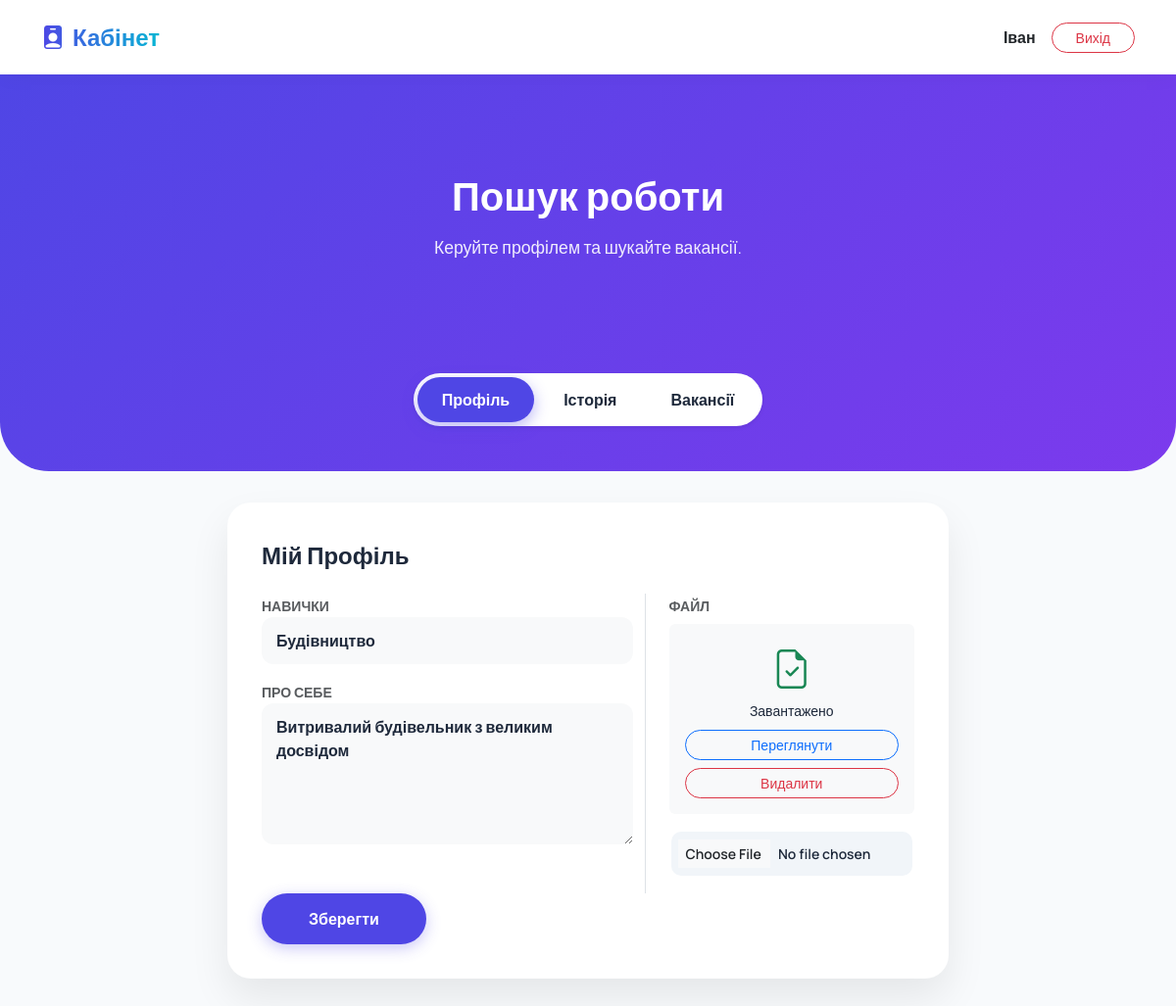
The page /candidate.php (signed in) on the database its author committed.
### tables this page shows
CREATE TABLE `resumes` (
  `id` int(11) NOT NULL,
  `user_id` int(11) NOT NULL,
  `summary` text DEFAULT NULL,
  `skills` text DEFAULT NULL,
  `file_path` varchar(255) DEFAULT NULL,
  `updated_at` timestamp NOT NULL DEFAULT current_timestamp() ON UPDATE current_timestamp()
);

### candidate.php (the view, shortened to what this page needs)
<?php
require_once 'db.php';
$uid = $_SESSION['user_id'];
$username = $_SESSION['username'];
$active_tab = 'profile';
$my_resume = $conn->query("SELECT * FROM resumes WHERE user_id=$uid")->fetch_assoc();
?>
<!DOCTYPE html>
<html lang="uk">
<head>
    <link href="https://cdn.jsdelivr.net/npm/bootstrap@5.3.0/dist/css/bootstrap.min.css" rel="stylesheet">
    <link rel="stylesheet" href="https://cdn.jsdelivr.net/npm/bootstrap-icons@1.10.0/font/bootstrap-icons.css">
    <link href="css/style.css?v=<?php echo time(); ?>" rel="stylesheet">
</head>
<body>
<nav class="navbar navbar-expand-lg">
  <div class="container">
    <span class="navbar-brand">
        <i class="bi bi-person-badge-fill me-2"></i>Кабінет
    </span>
    <div class="d-flex align-items-center gap-3">
        <span class="fw-bold text-dark d-none d-md-block"><?php echo htmlspecialchars($username); ?></span>
        <a href="logout.php" class="btn btn-sm btn-outline-danger rounded-pill px-4">Вихід</a>
    </div>
  </div>
</nav>
<header class="hero-section">
    <div class="container"><h1 class="hero-title">Пошук роботи</h1><p class="hero-text">Керуйте профілем та шукайте вакансії.</p></div>
</header>
<div class="container overlap-container">
    <div class="text-center mb-5">
        <ul class="nav nav-pills justify-content-center d-inline-flex bg-white rounded-pill p-1 shadow-sm" id="pills-tab" role="tablist">
            <li class="nav-item"><button class="nav-link rounded-pill px-4 <?php echo ($active_tab == 'profile') ? 'active' : ''; ?>" data-bs-toggle="pill" data-bs-target="#tab-profile">Профіль</button></li>
            <li class="nav-item"><button class="nav-link rounded-pill px-4 <?php echo ($active_tab == 'apps') ? 'active' : ''; ?>" data-bs-toggle="pill" data-bs-target="#tab-apps">Історія</button></li>
            <li class="nav-item"><button class="nav-link rounded-pill px-4 <?php echo ($active_tab == 'jobs') ? 'active' : ''; ?>" data-bs-toggle="pill" data-bs-target="#tab-jobs">Вакансії</button></li>
        </ul>
    </div>
    <div class="tab-content">
        <div class="tab-pane fade <?php echo ($active_tab == 'profile') ? 'show active' : ''; ?>" id="tab-profile">
            <div class="row justify-content-center">
                <div class="col-lg-8">
                    <div class="dashboard-card">
                        <h4 class="fw-bold mb-4">Мій Профіль</h4>
                        <form method="POST" enctype="multipart/form-data">
                            <div class="row">
                                <div class="col-md-7">
                                    <div class="mb-3"><label class="small fw-bold text-muted">НАВИЧКИ</label><input type="text" name="skills" class="form-control bg-light border-0" value="<?php echo $my_resume['skills']??''; ?>"></div>
                                    <div class="mb-4"><label class="small fw-bold text-muted">ПРО СЕБЕ</label><textarea name="summary" class="form-control bg-light border-0" rows="5"><?php echo $my_resume['summary']??''; ?></textarea></div>
                                </div>
                                <div class="col-md-5 border-start ps-4">
                                    <label class="small fw-bold text-muted mb-2">ФАЙЛ</label>
                                    <?php if (!empty($my_resume['file_path'])): ?>
                                        <div class="p-3 bg-light rounded text-center mb-3">
                                            <i class="bi bi-file-earmark-check text-success fs-1"></i><br><small>Завантажено</small>
                                            <a href="uploads/<?php echo $my_resume['file_path']; ?>" target="_blank" class="btn btn-sm btn-outline-primary rounded-pill w-100 mt-2">Переглянути</a>
                                            <button type="submit" name="delete_resume_file" class="btn btn-sm btn-outline-danger rounded-pill w-100 mt-2" onclick="return confirm('Видалити?');">Видалити</button>
                                        </div>
                                    <?php else: ?>
                                        <div class="p-3 bg-light rounded text-center mb-3 border border-dashed"><small>Файл відсутній</small></div>
                                    <?php endif; ?>
                                    <input type="file" name="resume_file" class="form-control form-control-sm mb-3">
                                </div>
                            </div>
                            <button type="submit" name="upload_resume" class="btn btn-primary-custom w-auto px-5">Зберегти</button>
                        </form>
                    </div>
                </div>
            </div>
        </div>
    </div>
</div>
</body>
</html>

### style.css (style rules this page uses)
:root { --primary: #4f46e5; --accent: #06b6d4; --bg-body: #f8fafc; --text-dark: #1e293b; --text-muted: #64748b; }
body { font-family: 'Manrope', sans-serif; background-color: var(--bg-body); color: var(--text-dark); display: flex; flex-direction: column; min-height: 100vh; margin: 0; }
.navbar { background: rgba(255, 255, 255, 0.98); box-shadow: 0 4px 20px rgba(0,0,0,0.03); padding: 15px 0; position: sticky; top: 0; z-index: 1000; }
.navbar-brand { font-weight: 800; font-size: 1.5rem; background: linear-gradient(to right, var(--primary), var(--accent)); -webkit-background-clip: text; background-clip: text; color: transparent; }
.hero-section { background: linear-gradient(135deg, #4f46e5 0%, #7c3aed 100%); color: white; padding: 100px 0 250px; text-align: center; border-radius: 0 0 50px 50px; position: relative; z-index: 1; margin-bottom: -180px; }
.hero-title { font-size: 3rem; font-weight: 800; margin-bottom: 20px; }
.hero-text { font-size: 1.2rem; opacity: 0.95; }
.overlap-container { position: relative; z-index: 2; margin-bottom: 60px; }
.dashboard-card, .feature-card { background: white; border-radius: 24px; padding: 35px; box-shadow: 0 20px 40px rgba(0,0,0,0.08); height: 100%; border-top: 5px solid transparent; transition: transform 0.3s; }
.nav-pills { display: inline-flex; justify-content: center; background: white; padding: 6px; border-radius: 50px; box-shadow: 0 10px 30px rgba(0,0,0,0.1); margin-bottom: 30px; flex-wrap: wrap; gap: 5px; }
.nav-pills .nav-link { color: var(--text-dark) !important; font-weight: 700; padding: 10px 25px; border-radius: 40px; transition: all 0.3s; border: 1px solid transparent; }
.nav-pills .nav-link.active { background-color: var(--primary) !important; color: white !important; box-shadow: 0 5px 15px rgba(79, 70, 229, 0.4); }
.btn-primary-custom { background-color: var(--primary); color: white; padding: 10px 25px; border-radius: 50px; font-weight: 700; border: none; transition: 0.3s; }
.hero-section { background: linear-gradient(135deg, #4f46e5 0%, #7c3aed 100%); color: white; padding-top: 100px; padding-bottom: 200px; text-align: center; border-radius: 0 0 50px 50px; position: relative; z-index: 1; margin-bottom: -100px; }
.hero-title { font-size: 2.5rem; font-weight: 800; margin-bottom: 15px; }
.hero-text { font-size: 1.1rem; opacity: 0.9; }
.form-control { background-color: #f1f5f9; border: 2px solid transparent; padding: 12px 15px; border-radius: 12px; font-weight: 600; color: #1e293b; transition: 0.3s; }
.btn-primary-custom { background-color: #4f46e5; color: white; padding: 14px 30px; border-radius: 50px; font-weight: 700; border: none; width: 100%; transition: all 0.3s ease; box-shadow: 0 4px 15px rgba(79, 70, 229, 0.3); }

### rows shown on the page
resumes: skills "Будівництво", summary "Витривалий будівельник з великим досвідом"

### other values the page prints
$username "Іван"
